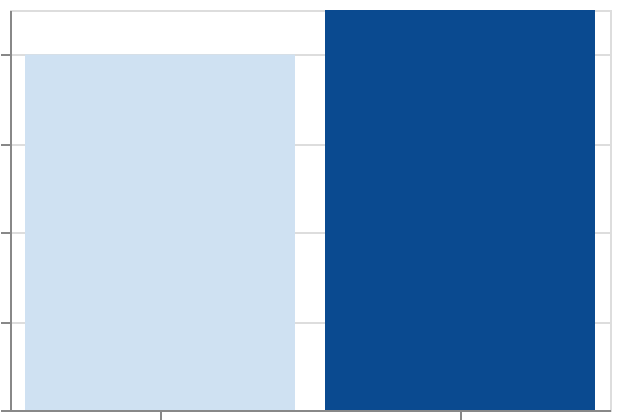

Express this chart as Vega-Lite.
### Vega-Lite specification from a JSON file in a GitHub repository (floating-point values rounded to 4 significant figures)
{"$schema": "https://vega.github.io/schema/vega-lite/v6.json", "padding": 5, "autosize": "none", "width": 300, "height": 200, "data": {"name": "table", "values": [{"c": "A", "g": "p", "x": 1, "y": 2, "v": 5, "t": "2024-01-15", "o": {"v": 3}, "IMDB Rating": 6.1, "d": "x1"}, {"c": "B", "g": "q", "x": 2, "y": 4, "v": 9, "t": "2024-02-20", "o": {"v": 7}, "IMDB Rating": 7.4, "d": "x2"}, {"c": "A", "g": "q", "x": 3, "y": 3, "v": 2, "t": "2024-03-05", "o": {"v": 1}, "IMDB Rating": 5.2, "d": "x1"}, {"c": "C", "g": "p", "x": 4, "y": 6, "v": 7, "t": "2024-05-30", "o": {"v": 4}, "IMDB Rating": 8.8, "d": "x3"}, {"c": "B", "g": "p", "x": 5, "y": 5, "v": 4, "t": "2024-07-11", "o": {"v": 9}, "IMDB Rating": 6.9, "d": "x2"}, {"c": "C", "g": "q", "x": 6, "y": 8, "v": 6, "t": "2024-09-02", "o": {"v": 2}, "IMDB Rating": 7.7, "d": "x3"}, {"c": "A", "g": "p", "x": 7, "y": 7, "v": 8, "t": "2024-11-25", "o": {"v": 5}, "IMDB Rating": 4.4, "d": "x1"}, {"c": "B", "g": "q", "x": 8, "y": 9, "v": 3, "t": "2024-12-31", "o": {"v": 8}, "IMDB Rating": 9.1, "d": "x2"}]}, "transform": [{"aggregate": [{"op": "max", "field": "v"}, {"op": "min", "field": "y"}], "groupby": ["g"]}], "mark": "bar", "encoding": {"x": {"field": "g", "type": "nominal"}, "y": {"field": "max_v", "type": "quantitative"}, "color": {"field": "min_y", "type": "quantitative"}}}
